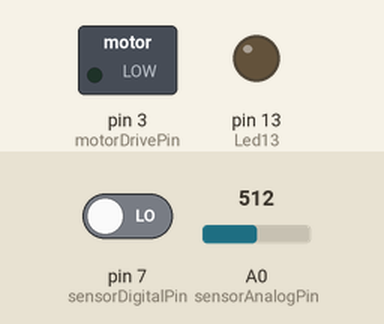
Simulated run of this sketch. Board: Arduino Uno, built with avr-gcc and run on an emulated ATmega328P. On the bench: switched loads named in the sketch (green lamp = pin HIGH), output pins drawn as LEDs (lit = HIGH). Dashed ring = blinking. Inputs (shaded band) come from the test bench; at power-on: pin 7 (sensorDigitalPin) LOW, A0 (sensorAnalogPin) = 512. What the sketch prints to the serial monitor is not drawn.

Above: at 1.2 s.
1.3 s: pin 7 (sensorDigitalPin) driven HIGH
At 2.0 s:
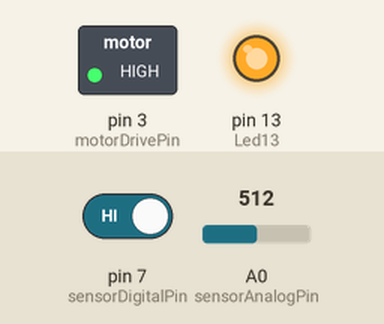
Timing chart, 0 to 10.3 s (numbered marks = the images above; inputs shaded):
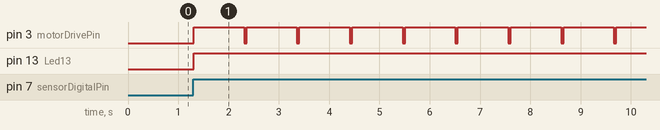

Measured:
- after the input at 1.3 s, pin 3 (motorDrivePin): alternates HIGH for 1.0 s and LOW for 0.05 s, starting at once; pin 13 (Led13): LOW → HIGH at once

The sketch:

motor_on_noise.ino
```cpp
// Andy Powers and Scott Powers
// 24 June 2021


// Based on Lesson 16 sound sensor from:
// www.elegoo.com
// 2018.10.24
/*
  LED1 should be lit, showing power. LED2 indicates sound input, and the sensitivity is adjusted by potentiometer.
  There is a tiny screw on the blue potentiometer block that you can use for adjustment. Turning that
  clockwise lowers the potentiometer value, while counter-clockwise raises the potentiometer value.
  Use the potentiometer to adjust the Sound Sensor sensitivity. Turn the potentiometer
  several rotations until you see the LED2 extinguish (or just faintly blink). This might be slightly greater than
  500, if you are also watching Serial Monitor (inital adjustment), or, Serial Plotter (the latter is prefererd for observation).
  Special thanks to user CRomer, for his input and hard work!
*/

int  sensorAnalogPin = A0;    // Select the Arduino input pin to accept the Sound Sensor's analog output
int  sensorDigitalPin = 7;    // Select the Arduino input pin to accept the Sound Sensor's digital output
int  analogValue = 0;         // Define variable to store the analog value coming from the Sound Sensor
int  digitalValue;            // Define variable to store the digital value coming from the Sound Sensor
int  Led13 = 13;              // Define LED port; this is the LED built in to the Arduino (labled L)
                              // When D0 from the Sound Sensor (connnected to pin 7 on the
                              // Arduino) sends High (voltage present), L will light. In practice, you
                              // should see LED13 on the Arduino blink when LED2 on the Sensor is 100% lit.
int motorDrivePin = 3;


void setup()
{
  Serial.begin(9600);               // The IDE settings for Serial Monitor/Plotter (preferred) must match this speed
  pinMode(sensorDigitalPin,INPUT);  // Define pin 7 as an input port, to accept digital input
  pinMode(Led13,OUTPUT);            // Define LED13 as an output port, to indicate digital trigger reached
  // initialize digital pin LED_BUILTIN as an output.
  // pinMode(LED_BUILTIN, OUTPUT);
}

void loop(){
  analogValue = analogRead(sensorAnalogPin); // Read the value of the analog interface A0 assigned to digitalValue
  digitalValue=digitalRead(sensorDigitalPin); // Read the value of the digital interface 7 assigned to digitalValue
  Serial.println(analogValue); // Send the analog value to the serial transmit interface

  if(digitalValue==HIGH)      // When the Sound Sensor sends signla, via voltage present, light LED13 (L)
  {
    digitalWrite(Led13,HIGH);
    analogWrite(motorDrivePin, 255);
    delay(1000);
    analogWrite(motorDrivePin, 0);
  }
  else
  {
    digitalWrite(Led13,LOW);
  }

  delay(50);                  // Slight pause so that we don't overwhelm the serial interface
}
```
